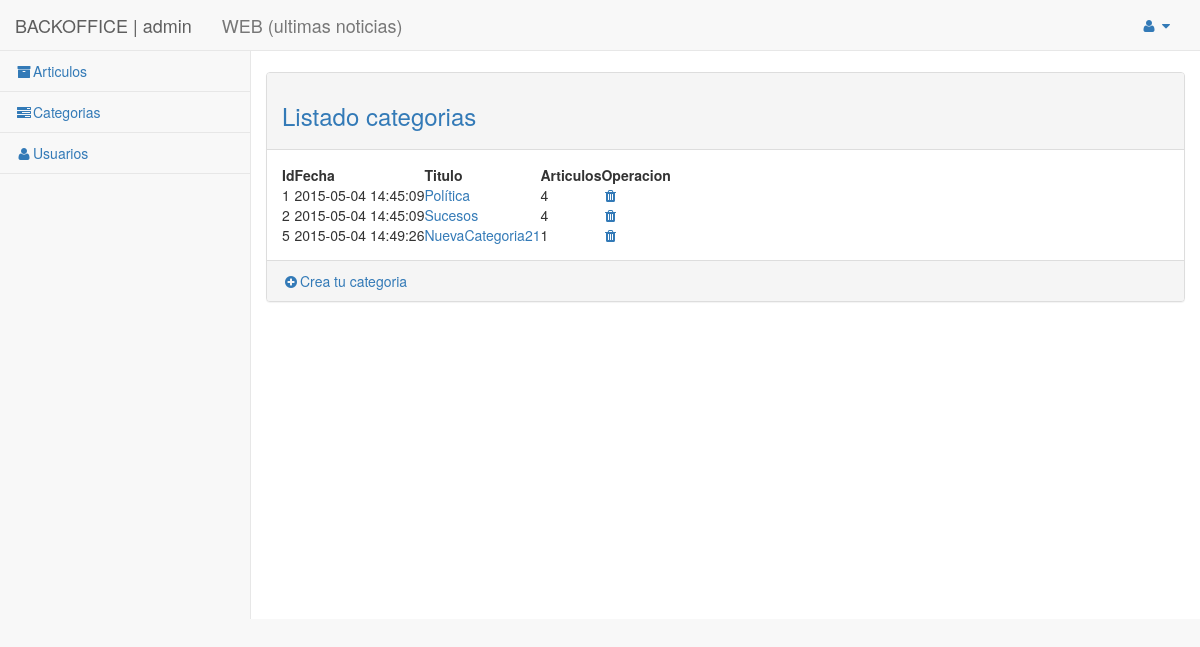
Screenshot of /backoffice/categoria/controlador.php (signed in) with the database file from the repository.
### tables this page shows
CREATE TABLE IF NOT EXISTS `categoria` (
  `id` int(11) NOT NULL AUTO_INCREMENT,
  `fecha` timestamp NULL DEFAULT CURRENT_TIMESTAMP,
  `titulo` varchar(250) NOT NULL DEFAULT 'Sin titulo',
  PRIMARY KEY (`id`)
);

### core/Database.php (called while the page is built, shortened)
<?php
class Database{
	private $db_host = "localhost";
	private $db_user = "root";
	private $db_pass = "";
	private $db_name = "mb15";
	private $con = false;
	private $result = array();
	public function connect(){
		if(!$this->con){
			$myconn = @mysql_connect($this->db_host,$this->db_user,$this->db_pass);
            if($myconn){
            	$seldb = @mysql_select_db($this->db_name,$myconn);
                if($seldb){
                	$this->con = true;
                    return true;
                }else{
                	array_push($this->result,mysql_error());
                    return false;
                }
            }else{
            	array_push($this->result,mysql_error());
                return false;
            }
        }else{
            return true;
        }
	}
    public function disconnect(){
    	if($this->con){
    		if(@mysql_close()){
    			$this->con = false;
				return true;
			}else{
				return false;
			}
		}
    }
	public function sql($sql){
		$query = @mysql_query($sql);
		if($query){
			$this->numResults = mysql_num_rows($query);
			for($i = 0; $i < $this->numResults; $i++){
				$r = mysql_fetch_array($query);
               	$key = array_keys($r);
               	for($x = 0; $x < count($key); $x++){
                   	if(!is_int($key[$x])){
                   		if(mysql_num_rows($query) >= 1){
                   			$this->result[$i][$key[$x]] = $r[$key[$x]];
						}else{
							$this->result = null;
						}
					}
				}
			}
			return true;
		}else{
			array_push($this->result,mysql_error());
			return false;
		}
	}
    public function getResult(){
        $val = $this->result;
        $this->result = array();
        return $val;
    }
}

### backoffice/categoria/modelo.php (called while the page is built, shortened)
<?php
	function getCategorias( $limit=10, $id_usuario=null ){
		$sql = "SELECT c.id, c.fecha, c.titulo, count(a.id_categoria) as articulos FROM `categoria` as c, `articulo` as a WHERE id_categoria = c.id group by a.id_categoria";
		$db = new Database();
		$db->connect();
		$where = '';
		$db->sql( $sql.$where );
		$res = $db->getResult();
		return $res;
	}
?>

### backoffice/categoria/vista.php (the view)
<?php require '../../html/backoffice/head.php'; ?>
<div id="page-wrapper">
    <div class="row">
        <div class="col-lg-12">
        </div>
    </div>
    <div class="row">
            <br>
             <div class="panel panel-default">
                <div class="panel-heading">
                	 <h3 class="text-primary">Listado categorias</h3>
                </div>
             	<div class="panel-body">
                  <table id="tabla">
					<thead>
						<tr>
							<th>Id</th>
							<th>Fecha</th>
							<th>Titulo</th>
							<th>Articulos</th>
							<th>Operacion</th>
						</tr>
					</thead>
					<tbody>
					    <?php
						foreach($categorias as $categoria): ?>
					    <tr>
					    	<td><?php echo $categoria['id']?></td>
					        <td><?php echo $categoria['fecha']?></td>
					        <td>
					        	<a href="<?php echo(CONTROLLER_CATEGORIA);?>?op=<?php echo(OP_DETALLE);?>&id=<?php echo $categoria['id']?>" >
					        		<?php echo $categoria['titulo']?>
					        	</a>
					        </td>
					         <td><?php echo $categoria['articulos']?></td>
					        <td>
					        	<a href="<?php echo(CONTROLLER_CATEGORIA);?>?id=<?php echo $categoria['id']?>&op=<?php echo(OP_ELIMINAR);?>"
					        	   title="Eliminar categoria"><i class="fa fa-trash fa-fw"></i></a>
					        </td>
					    </tr>
					<?php endforeach;?>
					</tbody>
					</table>
				</div>
                <div class="panel-footer">
					<a href="<?php echo(CONTROLLER_CATEGORIA);?>?op=<?php echo(OP_DETALLE);?>"><i class="fa fa-plus-circle fa-fw"></i>Crea tu categoria</a>
				</div>
			</div>
		</div>
</div>
<?php require '../../html/backoffice/footer.php'; ?>

### html/backoffice/css/sb-admin-2.css (style rules this page uses)
body { background-color: #f8f8f8; }
#page-wrapper { padding: 0 15px; min-height: 568px; background-color: #fff; }
@media (min-width:768px) { #page-wrapper { position: inherit; margin: 0 0 0 250px; padding: 0 30px; border-left: 1px solid #e7e7e7; } }

### rows the page displays
categoria: id "1", fecha "2015-05-04 14:45:09", titulo "Política", articulos "4"
categoria: id "2", fecha "2015-05-04 14:45:09", titulo "Sucesos", articulos "4"
categoria: id "5", fecha "2015-05-04 14:49:26", titulo "NuevaCategoria21", articulos "1"

### other values shown
$perfil['nombre'] "admin"
